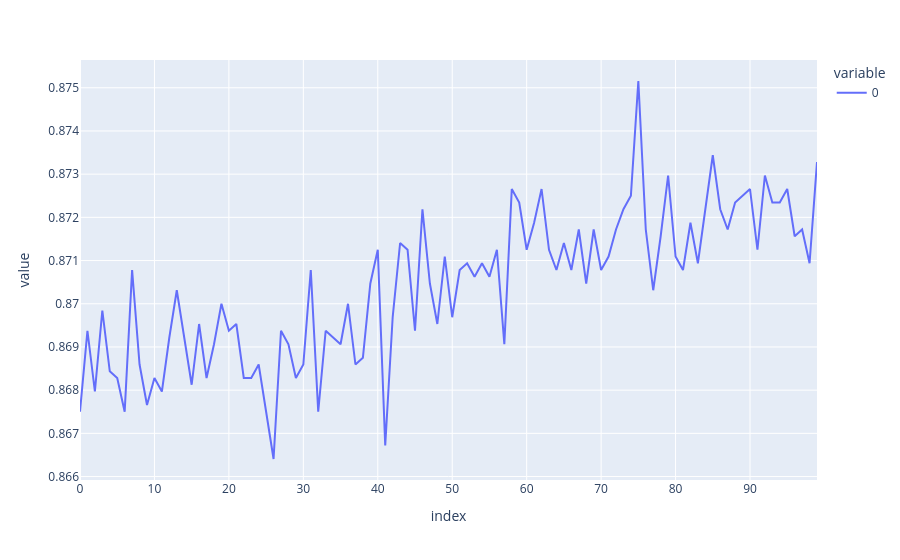

Source (notebook cell):
### Code cell
plotly.plot(history.history['accuracy'],kind='line')
